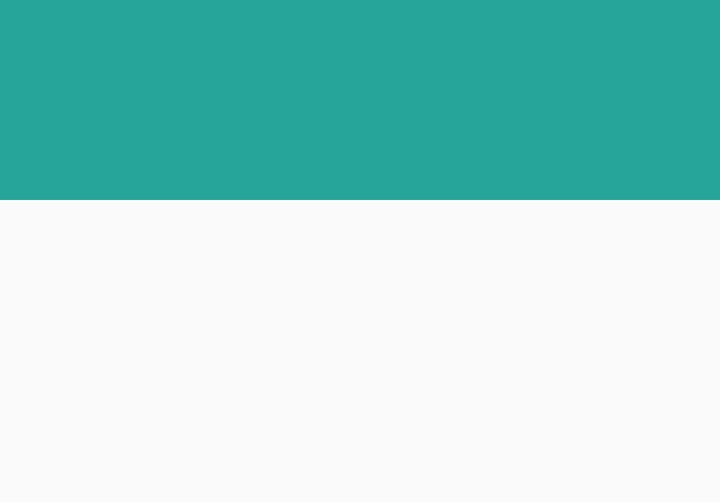
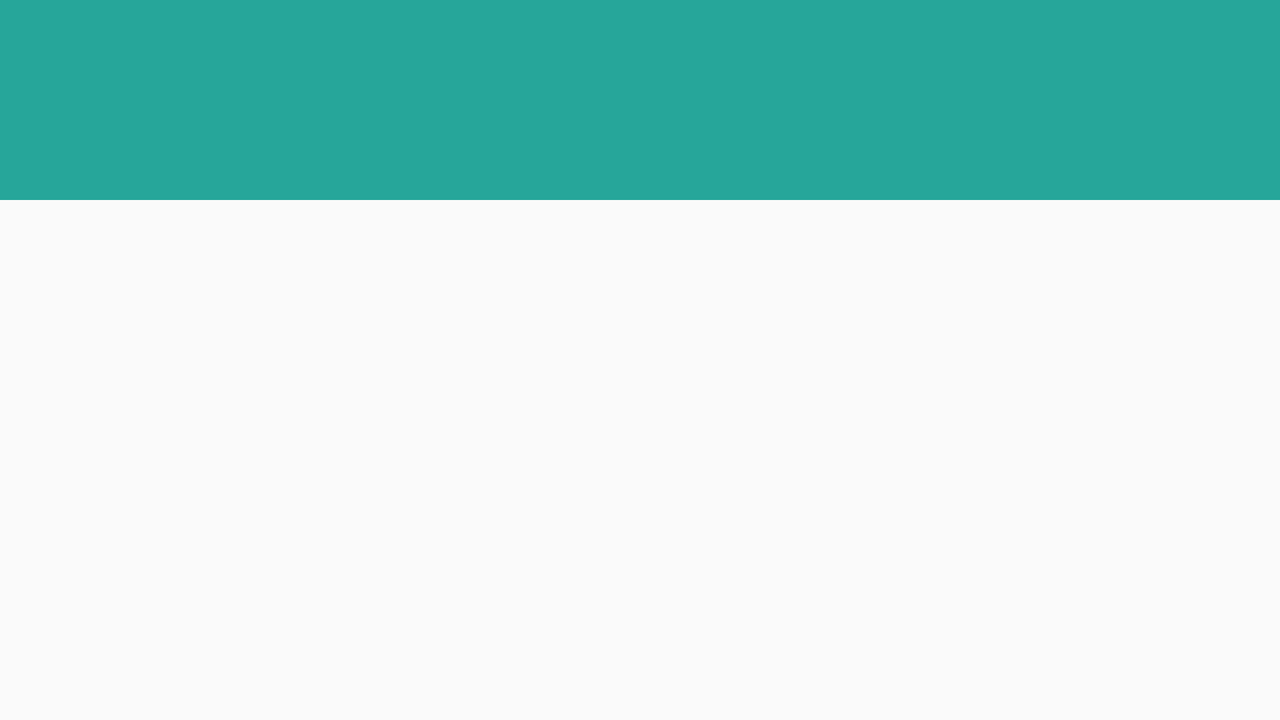

Two renders of one Android screen. The first uses the default layout on a phone; the second uses the alternative layout the repository ships for a different screen configuration, on a matching device. The two XML files are below.
<!-- AndroidManifest.xml: application theme AppTheme -->
<!-- res/layout/activity_detail.xml -->
<?xml version="1.0" encoding="utf-8"?>
<ScrollView xmlns:android="http://schemas.android.com/apk/res/android"
    xmlns:tools="http://schemas.android.com/tools"
    android:layout_width="wrap_content"
    android:layout_height="wrap_content"
    tools:context="com.prmallela.android.popularmovies.DetailActivity">

    <RelativeLayout
        android:layout_width="match_parent"
        android:layout_height="wrap_content">

        <TextView
            android:layout_width="match_parent"
            android:layout_height="@dimen/Title_Height"
            android:gravity="center_vertical"
            android:id="@+id/dtitle"
            android:textSize="@dimen/Title_Text_Size"
            android:paddingLeft="@dimen/Title_Padding_Left"
            android:paddingRight="@dimen/Title_Padding_Right"
            android:textColor="@color/white"
            android:background="@color/titleBackground" />


        <ImageView
            android:layout_width="wrap_content"
            android:layout_height="wrap_content"
            style="@style/MovieItemPadding"
            android:id="@+id/dimageview"
            android:src="@drawable/sample"
            android:scaleType="centerCrop"
            android:layout_gravity="center"
            android:layout_marginTop="@dimen/imageMarginTop"
            android:layout_below="@+id/dtitle"
            android:layout_alignParentLeft="true"
            android:layout_alignParentStart="true" />


        <TextView
            android:layout_width="wrap_content"
            android:layout_height="wrap_content"
            style="@style/MovieItemPadding"
            android:id="@+id/drelease"
            android:layout_marginLeft="@dimen/release_PMarginStart_Left"
            android:layout_marginStart="@dimen/release_PMarginStart_Left"
            android:layout_marginTop="@dimen/release_MarginTop"
            android:layout_toRightOf="@id/dimageview"
            android:textAppearance="?android:attr/textAppearanceLarge"/>

        <TextView
            android:layout_width="wrap_content"
            android:layout_height="wrap_content"
            style="@style/MovieItemPadding"
            android:id="@+id/drating"
            android:layout_marginLeft="@dimen/rating_PMarginLeftStart"
            android:layout_marginStart="@dimen/rating_PMarginLeftStart"
            android:layout_marginTop="@dimen/rating_PMarginTop"
            android:layout_toRightOf="@id/dimageview"
            android:textAppearance="?android:attr/textAppearanceSmall"/>

        <TextView
            android:layout_width="wrap_content"
            android:layout_height="wrap_content"
            style="@style/MovieItemPadding"
            android:id="@+id/doverview"
            android:layout_marginTop="@dimen/overview_MarginTop"
            android:layout_below="@id/dimageview"
            android:textAppearance="?android:attr/textAppearanceMedium"/>




    </RelativeLayout>
</ScrollView>
<!-- resources referenced by this layout -->
<resources>
  <color name="titleBackground">#26A69A</color>
  <color name="white">#FFFFFF</color>
  <dimen name="Title_Height">100dp</dimen>
  <dimen name="Title_Padding_Left">10dp</dimen>
  <dimen name="Title_Padding_Right">10dp</dimen>
  <dimen name="Title_Text_Size">35sp</dimen>
  <dimen name="imageMarginTop">20dp</dimen>
  <dimen name="overview_MarginTop">20dp</dimen>
  <dimen name="rating_PMarginLeftStart">30dp</dimen>
  <dimen name="rating_PMarginTop">200dp</dimen>
  <dimen name="release_MarginTop">150dp</dimen>
  <dimen name="release_PMarginStart_Left">30dp</dimen>
  <style name="MovieItemPadding">
          <item name="android:paddingLeft">@dimen/activity_horizontal_margin</item>
          <item name="android:paddingRight">@dimen/activity_horizontal_margin</item>
          <item name="android:paddingTop">@dimen/activity_vertical_margin</item>
          <item name="android:paddingBottom">@dimen/activity_vertical_margin</item>
      </style>
  <style name="AppTheme" parent="Theme.AppCompat.Light.DarkActionBar">
          
          <item name="colorPrimary">@color/colorPrimary</item>
          <item name="colorPrimaryDark">@color/colorPrimaryDark</item>
          <item name="colorAccent">@color/colorAccent</item>
      </style>
  <dimen name="activity_horizontal_margin">16dp</dimen>
  <dimen name="activity_vertical_margin">16dp</dimen>
  <color name="colorPrimary">#000000</color>
  <color name="colorPrimaryDark">#000000</color>
  <color name="colorAccent">#000000</color>
</resources>
<!-- res/layout-land/activity_detail.xml (the repository's variant of the layout above) -->
<!-- drawn on the phone turned sideways -->
<?xml version="1.0" encoding="utf-8"?>
<ScrollView xmlns:android="http://schemas.android.com/apk/res/android"
    xmlns:tools="http://schemas.android.com/tools"
    android:layout_width="match_parent"
    android:layout_height="match_parent"
    tools:context="com.prmallela.android.popularmovies.DetailActivity">

<RelativeLayout
    android:layout_width="match_parent"
    android:layout_height="wrap_content">

        <TextView
            android:layout_width="match_parent"
            android:layout_height="@dimen/Title_Height"
            android:gravity="center_vertical"
            android:id="@+id/dtitle"
            android:textSize="@dimen/Title_Text_Size"
            android:padding="@dimen/title_land_padding"
            android:textColor="@color/white"
            android:background="@color/titleBackground" />


    <ImageView
        android:layout_width="wrap_content"
        android:layout_height="wrap_content"
        style="@style/MovieItemPadding"
        android:id="@+id/dimageview"
        android:src="@drawable/sample"
        android:scaleType="centerCrop"
        android:layout_gravity="center"
        android:layout_below="@+id/dtitle"
        android:layout_alignParentLeft="true"
        android:layout_marginTop="@dimen/imageMarginTop"/>


    <TextView
        android:layout_width="wrap_content"
        android:layout_height="wrap_content"
        style="@style/MovieItemPadding"
        android:id="@+id/drelease"
        android:layout_marginLeft="@dimen/release_MarginLeftStart"
        android:layout_marginStart="@dimen/release_MarginLeftStart"
        android:layout_marginTop="@dimen/releaseL_MarginTop"
        android:layout_toRightOf="@id/dimageview"
        android:textAppearance="?android:attr/textAppearanceLarge"/>

    <TextView
        android:layout_width="wrap_content"
        android:layout_height="wrap_content"
        style="@style/MovieItemPadding"
        android:id="@+id/drating"
        android:layout_marginLeft="@dimen/rating_LMarginLeftStart"
        android:layout_marginStart="@dimen/rating_LMarginLeftStart"
        android:layout_marginTop="@dimen/rating_LMarginTop"
        android:layout_toRightOf="@id/dimageview"
        android:textAppearance="?android:attr/textAppearanceSmall"/>

    <TextView
        android:layout_width="wrap_content"
        android:layout_height="wrap_content"
        style="@style/MovieItemPadding"
        android:id="@+id/doverview"
        android:layout_marginLeft="@dimen/overview_LMarginLeft"
        android:layout_marginStart="@dimen/overview_LMarginStart"
        android:layout_toRightOf="@id/dimageview"
        android:layout_below="@id/drating"
        android:textAppearance="?android:attr/textAppearanceMedium"/>




</RelativeLayout>
    </ScrollView>
<!-- resources referenced by the variant -->
<!-- as the phone turned sideways resolves them -->
<resources>
  <color name="titleBackground">#26A69A</color>
  <color name="white">#FFFFFF</color>
  <dimen name="Title_Height">100dp</dimen>
  <dimen name="Title_Text_Size">35sp</dimen>
  <dimen name="imageMarginTop">20dp</dimen>
  <dimen name="overview_LMarginLeft">10dp</dimen>
  <dimen name="overview_LMarginStart">20dp</dimen>
  <dimen name="rating_LMarginLeftStart">20dp</dimen>
  <dimen name="rating_LMarginTop">150dp</dimen>
  <dimen name="releaseL_MarginTop">100dp</dimen>
  <dimen name="release_MarginLeftStart">20dp</dimen>
  <dimen name="title_land_padding">10dp</dimen>
  <style name="MovieItemPadding">
          <item name="android:paddingLeft">@dimen/activity_horizontal_margin</item>
          <item name="android:paddingRight">@dimen/activity_horizontal_margin</item>
          <item name="android:paddingTop">@dimen/activity_vertical_margin</item>
          <item name="android:paddingBottom">@dimen/activity_vertical_margin</item>
      </style>
  <style name="AppTheme" parent="Theme.AppCompat.Light.DarkActionBar">
          
          <item name="colorPrimary">@color/colorPrimary</item>
          <item name="colorPrimaryDark">@color/colorPrimaryDark</item>
          <item name="colorAccent">@color/colorAccent</item>
      </style>
  <dimen name="activity_horizontal_margin">16dp</dimen>
  <dimen name="activity_vertical_margin">16dp</dimen>
  <color name="colorPrimary">#000000</color>
  <color name="colorPrimaryDark">#000000</color>
  <color name="colorAccent">#000000</color>
</resources>
